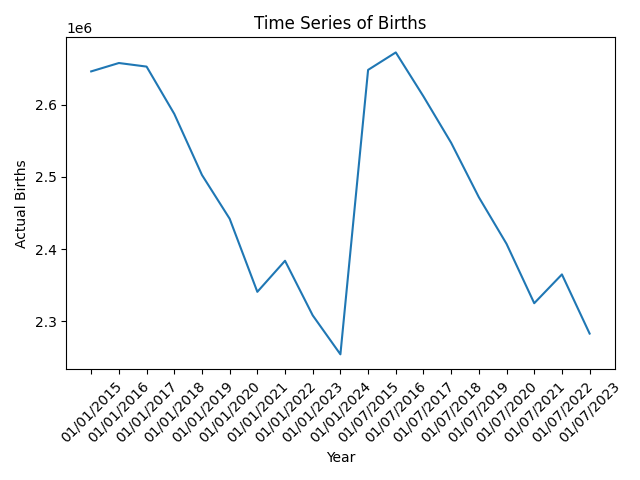

The script that saved this image:
import pandas as pd
import matplotlib.pyplot as plt
import time, inspect
from memory_profiler import memory_usage

def time_series_task():
    wall_start = time.time()
    cpu_start = time.process_time()

    df = pd.read_csv("../birth_gp_ratios.csv")
    df = df[(df["ratio_type"] == "actual") & (df["sex"] == "persons")]

    df = df.groupby("date")["actual_births"].sum().reset_index()

    plt.figure()
    plt.plot(df["date"], df["actual_births"])
    plt.title("Time Series of Births")
    plt.xlabel("Year")
    plt.ylabel("Actual Births")
    plt.xticks(rotation=45)
    plt.tight_layout()
    plt.savefig("time_series_plot.png")
    plt.close()

    wall_runtime = round(time.time() - wall_start, 3)
    cpu_runtime = round(time.process_time() - cpu_start, 3)

    print(f"\nWall-clock Runtime: {wall_runtime} seconds")
    print(f"CPU Runtime: {cpu_runtime} seconds")
    print(f"Total Lines of Code: {len(inspect.getsource(time_series_task).splitlines())}")
    core_lines = [l for l in inspect.getsource(time_series_task).splitlines() if l.strip() and not l.strip().startswith("#")]
    print(f"Core Lines of Code: {len(core_lines) - 3}")

    return wall_runtime

if __name__ == "__main__":
    mem = memory_usage((time_series_task,), max_iterations=1)
    print(f"Memory usage: {round(max(mem) - min(mem), 3)} MB")
